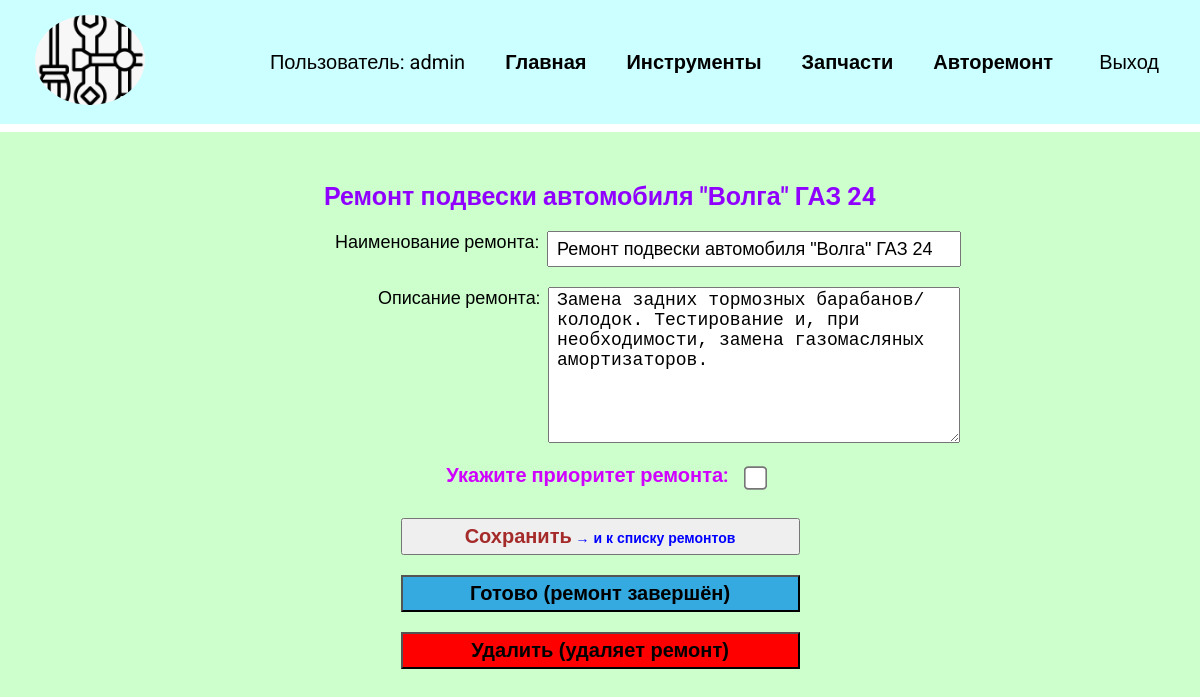
Page /telog_spparts/current_new_repairs/8 (signed in) on the committed database.
### telog_spparts/models.py (models this page shows, shortened)
class Repairs(models.Model):
    title = models.CharField(max_length=100)  # , verbose_name="Наименование ремонта"
    rep_memo = models.TextField(blank=True)  # его описание (записка)
    date_creation = models.DateTimeField(auto_now_add=True)  # Создано
    ready = models.DateTimeField(blank=True, null=True)  # Завершено
    priority_rep = models.BooleanField(default=False)  # Приоритет
    user_performer = models.ForeignKey(  # performer - пользователь_исполнитель
        User,
        on_delete=models.SET_NULL,
        null=True,  # Обязательно для SET_NULL
        blank=True  # Позволяет оставлять поле пустым
    )

### telog_spparts/views.py (the view, shortened to what this page needs)
# urls.py: path('current_new_repairs/<int:repair_pk>', views.view_repair, name='viewrepair'),
@login_required
def view_repair(request, repair_pk):
    repair = get_object_or_404(Repairs, pk=repair_pk)
    if request.method == "GET":
        repform = RepairsForm(instance=repair)
        context = {'repair': repair, 'repform': repform}
        return render(request, 'telog_spparts/viewrepair.html', context)

### techlog_tools/forms.py
class RepairsForm(forms.ModelForm):
    class Meta:
        model = Repairs
        fields = ['title', 'rep_memo', 'priority_rep']
        labels = {
            'title': 'Наименование ремонта',
            'rep_memo': 'Описание ремонта',
            'priority_rep': 'Укажите приоритет ремонта',
        }

### telog_spparts/templates/telog_spparts/viewrepair.html (shortened to what this page needs)
{% extends 'techlog_tools/base.html' %}
{% load static %}
{% block content %}
<h2>{{ repair.title }}</h2>
<form action="" method="post" class="edit_repair">
    {{ repform }}
    <button class="btn">Сохранить</button>
</form>
<form action="{% url 'finished_repair' repair.id %}" method="post" class="finish_rep">
    <button class="btrep final">Готово (ремонт завершён)</button>
</form>
<form action="{% url 'delete_repair' repair.id %}" method="post" class="delete_rep">
    <button class="btrep del">Удалить (удаляет ремонт)</button>
</form>
{% endblock %}

### techlog_tools/templates/techlog_tools/base.html (shortened to what this page needs)
<!DOCTYPE html>
{% load static %}
<html lang="en">
<head>
    <link rel="stylesheet" href="{% static 'css/style.css' %}">
</head>
<body>
<div class="menu">
    <div class="wrap">
        <div class="logo">
            <a href="{% url 'home' %}">
                <img src="{% static 'techlog_tools/car-tools.png' %}" alt="">
            </a>
        </div>
        <ul>
            {% if user.is_authenticated %}
            <li class="logo">Пользователь: {{ user.username }}</li>
            <li><a href="{% url 'home' %}">Главная</a></li>
            <li><a href="{% url 'techlogtools' %}">Инструменты</a></li>
            <li><a href="{% url 'telogspparts' %}">Запчасти</a></li>
            <li><a href="{% url 'currentnewrepairs' %}">Авторемонт</a></li>
            <li>
                <form action="{% url 'exitappuser' %}" method="post">
                    <button class="exit">Выход</button>
                </form>
            </li>
            {% else %}
            <li><a href="{% url 'registruser' %}">Зарегистрироваться</a></li>
            <li><a href="{% url 'loginuser' %}">Войти</a></li>
            {% endif %}
        </ul>
    </div>
</div>
<div class="content">
    <div class="wrap">
        {% block content %}
        {% endblock %}
    </div>
</div>
</body>
</html>

### techlog_tools/static/css/style.css (style rules this page uses)
body { font-family: "Roboto", sans-serif; padding: 0; margin: 0; background: #CCFFCC; }
.wrap { max-width: 1200px; margin: 0 auto; padding: 10px 30px; box-sizing: border-box; }
.menu ul { display: flex; justify-content: space-around; align-items: center; list-style: none; font-size: 20px; }
.menu li { margin-left: 40px; }
.menu .wrap { display: flex; flex-wrap: wrap; justify-content: space-between; align-items: center; }
.menu { background: #CCFFFF; padding: 5px; border-bottom: 8px solid white; }
.menu a { color: black; font-weight: 600; text-decoration: none; }
a img { width: 110px; height: 90px; object-fit: cover; object-position: center; border-radius: 50%; overflow: hidden; }
.exit { background: transparent; border: none; font-size: 20px; cursor: pointer; }
.btn { width: 60%; padding: 5px; margin: 10px; font-size: 20px; font-weight: 600; }
div>label[for="id_rep_memo"] { display: inline-block; height: 150px; width: 300px; overflow: hidden; white-space: nowrap; text-overflow: ellipsis; text-align: right; font-size: 18px; padding-right: 8px; }
div:has(> label[for="id_priority_rep"])>label[for="id_priority_rep"] { display: inline-block; height: 30px; width: 300px; overflow: hidden; white-space: nowrap; text-overflow: ellipsis; text-align: right; font-size: 20px; font-weight: 600; padding-right: 10px; color: rgb(208, 0, 255); }
div:has(>label[for="id_priority_rep"])>input[id="id_priority_rep"] { height: 30px; transform: scale(1.8); margin: 10px; margin-bottom: 0px; margin-top: 0; accent-color: rgb(208, 0, 255); }
div:has(> label[for="id_priority_rep"])+.btn { display: block; margin: 0 auto; }
form[class="edit_repair"] { display: flex; flex-direction: column; flex-wrap: nowrap; align-items: center; gap: 10px; width: 100%; overflow-x: auto; }
.wrap>h2 { padding-top: 20px; margin: 20px 0 20px 0; text-align: center; color: rgb(144, 0, 255); font-size: 25px; font-weight: 700; place-items: center; }
.edit_repair>div { flex-shrink: 0; display: flex; flex-direction: row; text-align: center; padding-bottom: 10px; }
form.edit_repair>div>label[for="id_title"] { display: inline-block; height: 30px; width: 300px; text-align: right; font-size: 18px; padding-right: 8px; white-space: nowrap; }
form.edit_repair>div>input[id="id_title"] { height: 30px; width: 400px; font-size: 18px; padding-left: 8px; margin: 0; }
form.edit_repair>div+div { flex-shrink: 0; display: flex; flex-direction: row; text-align: center; padding-bottom: 10px; }
form.edit_repair>div>label[for="id_rep_memo"] { display: inline-block; height: 150px; width: 300px; overflow: hidden; white-space: nowrap; text-overflow: ellipsis; text-align: right; font-size: 18px; padding-right: 8px; }
form.edit_repair>div>textarea[id="id_rep_memo"] { height: 150px; width: 400px; min-width: 200px; font-size: 18px; padding-left: 8px; margin: 0; }
form.edit_repair>div+div+div { flex-shrink: 0; display: flex; flex-direction: row; justify-content: center; margin-bottom: 5px; font-size: 18px; white-space: nowrap; }
form.edit_repair>div:has(> label[for="id_priority_rep"])+.btn { display: block; margin: auto auto; color: brown; width: 35%; }
form.edit_repair>div:has(> label[for="id_priority_rep"])+.btn::after { content: " → и к списку ремонтов"; font-size: 14px; color: blue; }
form.edit_repair { margin-bottom: 10px; }
.btrep { width: 35%; padding: 5px; font-size: 20px; font-weight: 600; }
.final { background-color: #34aae1; margin: 10px; }
.del { background-color: #ff0000; margin: 10px; }
.finish_rep, .delete_rep { display: flex; justify-content: center; content: " → завершающие теги"; }

### rows in the picture
Repairs: title "Ремонт подвески автомобиля \"Волга\" ГАЗ 24", rep_memo "Замена задних тормозных барабанов/колодок. Тестирование и, при необходимости, замена газомасляных амортизаторов."

### other values in the picture
{{ user.username }} "admin"
